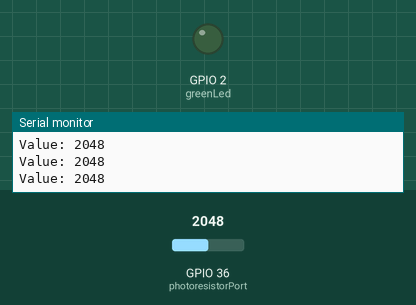
This sketch was run on a simulated ESP32. Shown: output pins drawn as LEDs (lit = HIGH), the last lines printed to the serial monitor. Inputs (shaded band) come from the test bench; at power-on: GPIO 36 (photoresistorPort) = 2048.

Above: at 1.2 s.
1.3 s: GPIO 36 (photoresistorPort) set to 188
2.8 s: GPIO 36 (photoresistorPort) set to 161
At 4.0 s:
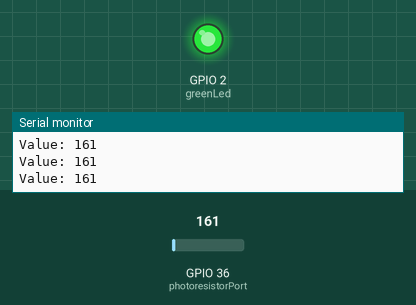
4.3 s: GPIO 36 (photoresistorPort) set to 491
At 5.1 s:
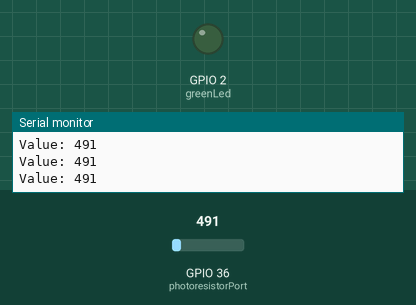
5.8 s: GPIO 36 (photoresistorPort) set to 130
At 6.6 s:
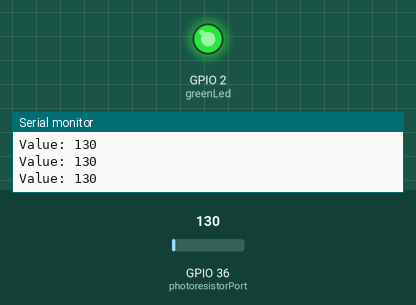
Timing chart, 0 to 8.3 s (numbered marks = the images above; inputs shaded):
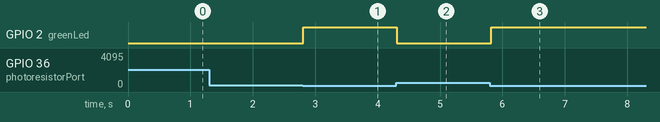

Measured:
- the behaviour switches between 171 and 170 on GPIO 36 (photoresistorPort) (found by bisection; images 0 and 1)
- after the input at 2.8 s, GPIO 2 (greenLed): LOW → HIGH at once
- after the input at 4.3 s, GPIO 2 (greenLed): HIGH → LOW at once
- after the input at 5.8 s, GPIO 2 (greenLed): LOW → HIGH at once

The sketch:

3-photoresistor.ino
```cpp
// Project #3 - Photoresistor
// This code is part of the challenge 100 Arduino and ESP32 projects.
// You can find more information about this initiative at https://github.com/LucasFernandoChannel/one-hundred-projects-challenge
// Created by Lucas Fernando - check my Youtube channel at https://www.youtube.com/@lucasfernandochannel

int photoresistorPort = A0;
int greenLed = 2;

void setup() {
  pinMode(greenLed, OUTPUT);
  digitalWrite(greenLed, LOW);
  Serial.begin(9600);
}

void loop() {
  long value = 0;
  // The average of 100 measurements is a more stable value
  for (int i = 0; i < 100; i++)  {
    value += analogRead(photoresistorPort);
  }
  value = value / 100;
  // You can ajust the threshold value (if condition) by looking at the serial monitor
  Serial.print("Value: ");
  Serial.println(value);

  if (value <= 170) {
    digitalWrite(greenLed, HIGH);
  } else {
    digitalWrite(greenLed, LOW);
  }
}
```
